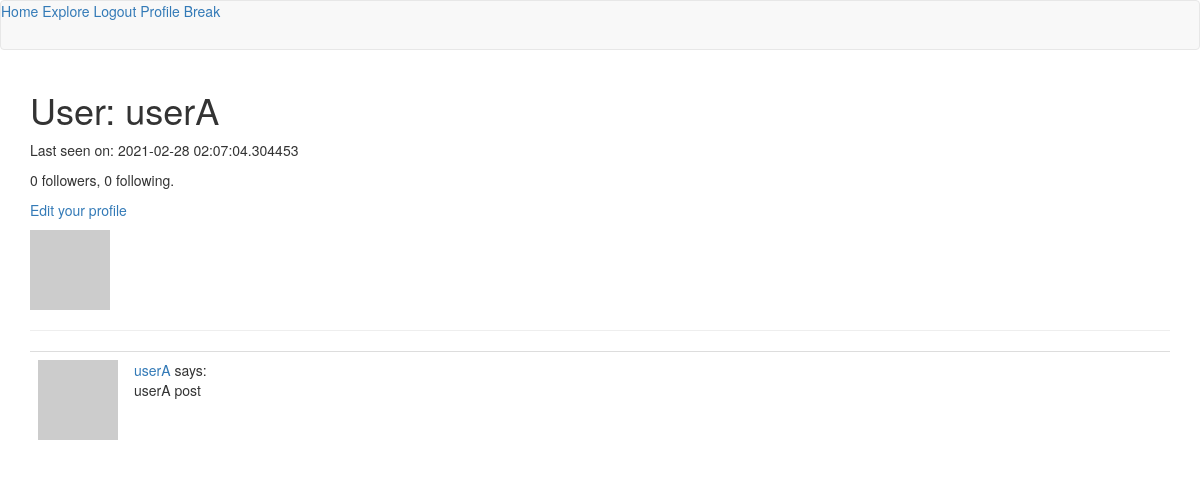
Page /user/userA (signed in) on the committed database.
### app/models.py (models this page shows, shortened)
class User(UserMixin, db.Model):
    id = db.Column(db.Integer, primary_key=True)
    username = db.Column(db.String(64), index=True, unique=True)
    email = db.Column(db.String(120), index=True, unique=True)
    password_hash = db.Column(db.String(128))
    posts = db.relationship('Post', backref='author', lazy='dynamic')
    about_me = db.Column(db.String(140))
    last_seen = db.Column(db.DateTime, default=datetime.utcnow)
    '''
    implementing followers
    the following relationship implements this idea:
    A follows B. A is the left User. B is the right User.
    If we query A, we get the list of users followed by A.

    Below,
    • 'User' is the user followed by A.
    • secondary is the aux. table above this class.
    • primary join is the condition that links A to B.
        - the follower id matches self.id (first var. in this class above)
    • secondaryjoin links B to A. B is the followed user, so they have the
      same id.
    • backref

    '''
    followed = db.relationship(
        'User', secondary=followers,
        primaryjoin=(followers.c.follower_id == id),
        secondaryjoin=(followers.c.followed_id == id),
        backref=db.backref('followers', lazy='dynamic'), lazy='dynamic')
    def avatar(self, size):
        return 'https://www.gravatar.com/avatar/%s?d=identicon&s=%d' % (md5(self.email.encode('utf-8')).hexdigest(), size)
    '''
    Implement following and unfollowing other users.
    '''

class Post(db.Model):
    id = db.Column(db.Integer, primary_key=True)
    body = db.Column(db.String(140))
    timestamp = db.Column(db.DateTime, index=True, default=datetime.utcnow)
    user_id = db.Column(db.Integer, db.ForeignKey('user.id'))

### app/routes.py (the view)
@app.route('/user/<username>')
@login_required
def user(username):
	user = User.query.filter_by(username=username).first_or_404()
	page = request.args.get('page', 1, type=int) #query string, default, type
	posts = user.posts.order_by(Post.timestamp.desc()).paginate(
		page, app.config['POSTS_PER_PAGE'], False)
	next_url = url_for('user', username=user.username, page=posts.next_num) \
		if posts.has_next else None
	prev_url = url_for('user', username=user.username, page=posts.prev_num) \
	if posts.has_prev else None
	'''
	note, above we use url_for to pass extra arguments.
	username specifies the user whose profile page we're targetting.
	the page argument is used in this function to determine which of
	this user's posts should be displayed (pagination).

	below, if we're viewing someone else's profile, form serves as the
	follow/unfollow button.
	'''
	form = EmptyForm()
	return render_template('user.html',user=user,posts=posts.items,form=form)

### app/models.py (called while the page is built)
@login.user_loader
def load_user(id):
    return User.query.get(int(id))

### app/routes.py (called while the page is built)
@app.before_request
def before_request():
	if current_user.is_authenticated:
		current_user.last_seen = datetime.utcnow()
		db.session.commit()

### app/templates/user.html (shortened to what this page needs)
{% extends "base.html" %}
{% block app_content %}
    <table>
        <tr valign="top">
            <td><img src="{{ user.avatar(128) }}"></td>
            <h1>User: {{ user.username }}</h1>
            {% if user.last_seen %}<p>Last seen on: {{ user.last_seen }}</p>{% endif %}
            <p>{{ user.followers.count() }} followers, {{ user.followed.count() }} following.</p>
            {% if user == current_user %}
            <p><a href="{{ url_for('edit_profile') }}">Edit your profile</a></p>
            {% endif %}
        </tr>
    </table>
    <hr>
    {% for post in posts %}
        {% include '_post.html' %}
    {% endfor %}
{% endblock %}

### app/templates/_post.html
 <table class="table table-hover">
        <tr>
            <td width="70px">
                <a href="{{ url_for('user', username=post.author.username) }}">
                    <img src="{{ post.author.avatar(70) }}" />
                </a>
            </td>
            <td>
                <a href="{{ url_for('user', username=post.author.username) }}">
                    {{ post.author.username }}
                </a>
                says:
                <br>
                {{ post.body }}
            </td>
        </tr>
    </table>

### rows in the picture
User: username "userA", last_seen "2021-02-28 02:07:04.304453"
Post: author.username "userA", body "userA post"

### other values in the picture
{{ user.followers.count() }} "0"
{{ user.followed.count() }} "0"
